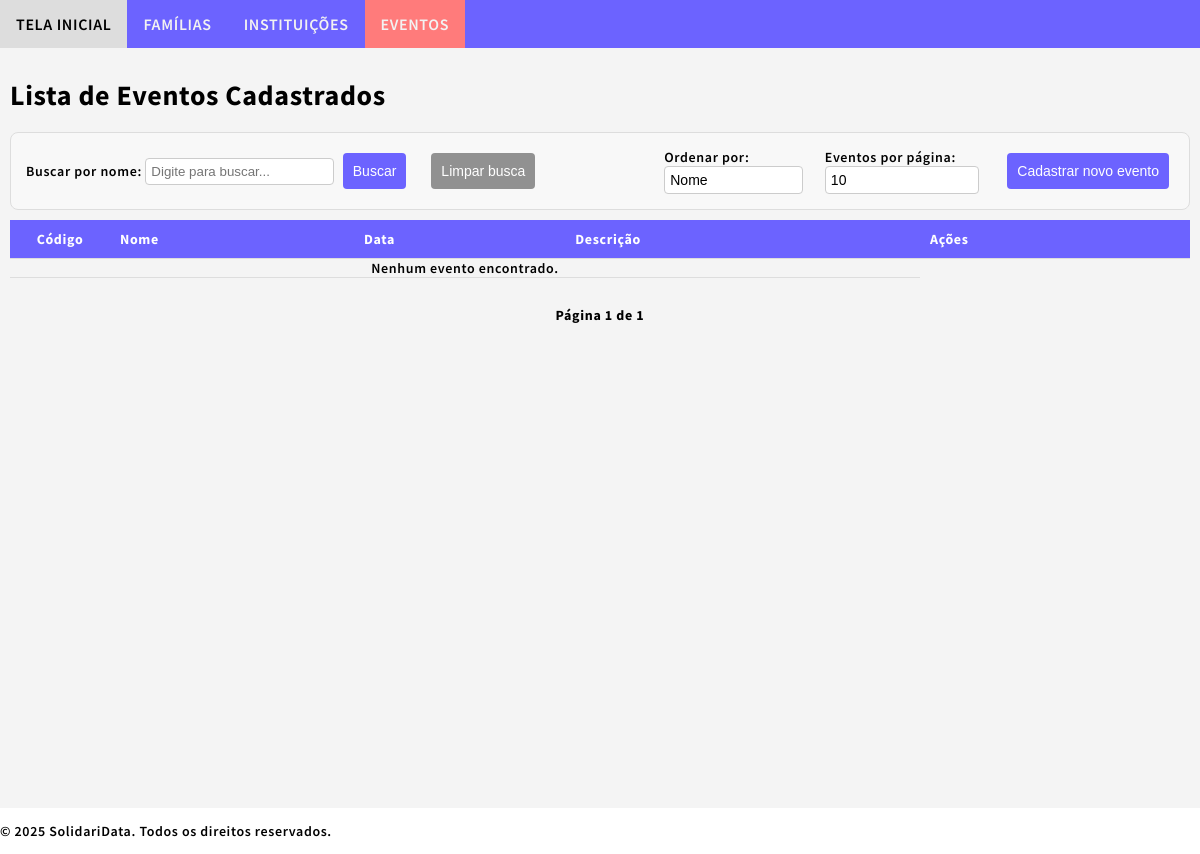
The page /sdata/events/ on the database as committed earlier.
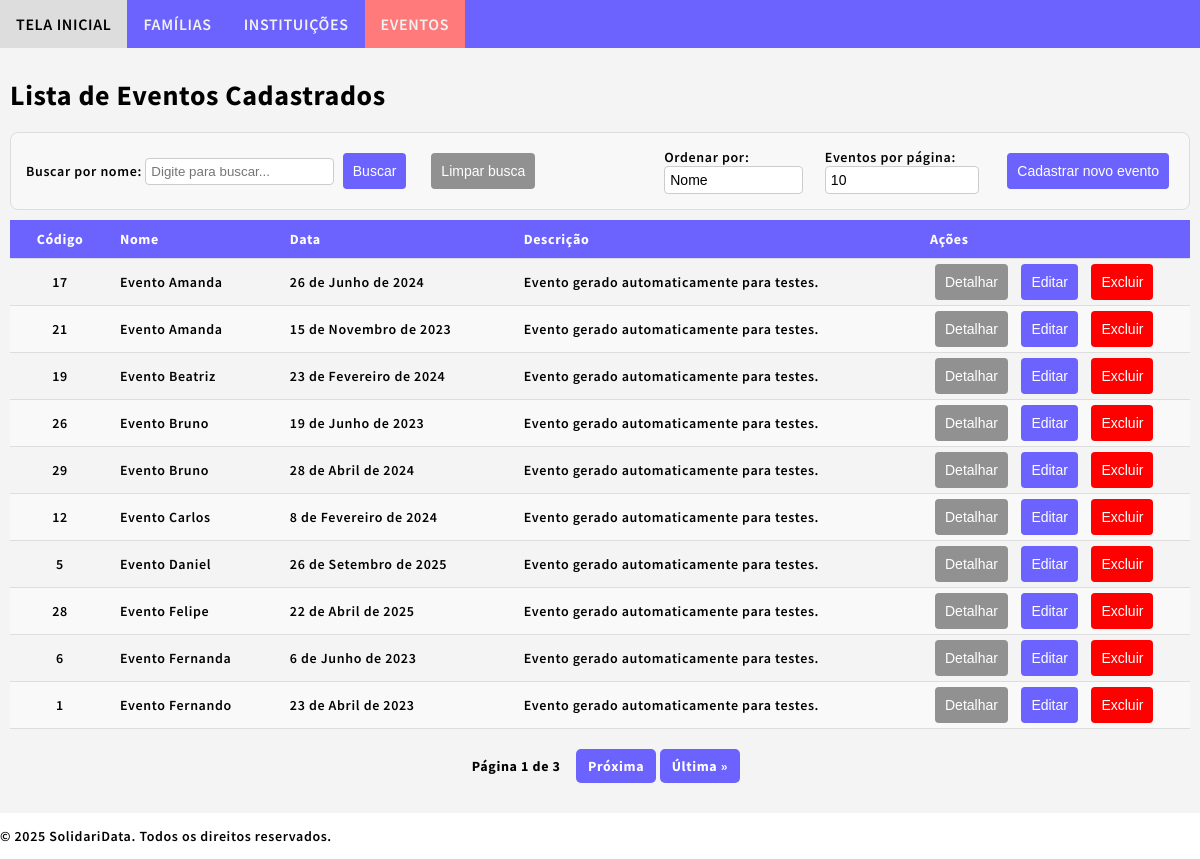
The same page on the database as committed later.
### sdata/models.py (models this page shows, shortened)
class Event(models.Model):
    event_id = models.AutoField(primary_key=True)
    event_name = models.CharField(max_length=100, db_index=True)
    event_date = models.DateField()
    event_location_street = models.CharField(max_length=65)
    event_location_number = models.CharField(max_length=10)
    event_location_neighborhood = models.CharField(max_length=65)
    event_location_city = models.CharField(max_length=65)
    event_location_state = models.CharField(max_length=2, choices=Family.BRAZILIAN_STATES, blank=True, default='SP')
    event_location_zipcode = models.CharField(max_length=10, blank=True)
    event_location_complement = models.CharField(max_length=255, blank=True)
    event_institution = models.ForeignKey(
        Institution,
        on_delete=models.SET_NULL,  # Use SET_NULL to allow the field to be null if the institution is deleted
        blank=True,
        null=True,  # Add null=True to allow null values
        related_name="events"
    )
    event_website = models.URLField(blank=True)
    event_social_media = models.CharField(max_length=255, blank=True)
    event_contact_person = models.CharField(max_length=100, blank=True)
    event_contact_phone = models.CharField(max_length=15, blank=True)
    event_contact_email = models.EmailField(blank=True)
    event_description = models.TextField(blank=True)
    event_note = models.TextField(blank=True)
    event_created = models.DateTimeField(auto_now_add=True)
    event_updated = models.DateTimeField(auto_now=True)

### sdata/views.py (the view)
# urls.py: path('sdata/events/', views.event_list, name='event_list'),
def event_list(request):
    search_query = request.GET.get('search', '').lower()
    search_query_normalized = remove_accents(search_query)  # Normalize the search term
    order_by = request.GET.get('order_by', 'event_name')  # Default ordering
    per_page = request.GET.get('per_page', '10')  # Default page size is 10
    events = [e for e in Event.objects.all().order_by(order_by) if
              remove_accents(e.event_name.lower()).find(search_query_normalized) != -1
              ]
    paginator = Paginator(events, int(per_page))
    page_number = request.GET.get('page')
    page_obj = paginator.get_page(page_number)
    return render(request, 'sdata/event_list.html', {
        'page_obj': page_obj,
        'order_by': order_by,
        'per_page': per_page,
        'search_query': search_query,
    })

### sdata/views.py (called while the page is built)
def remove_accents(input_str):
    return ''.join(
        c for c in unicodedata.normalize('NFD', input_str)
        if unicodedata.category(c) != 'Mn'
    )

### sdata/templates/sdata/event_list.html (shortened to what this page needs)
{% extends "sdata/base.html" %}
{% block content %}
<h1>Lista de Eventos Cadastrados</h1>
<div class="list-view-functions">
    <div>
        <form method="get">
            <label for="search" style="align-self: flex-start;">Buscar por nome:</label>
            <input type="text" name="search" id="search" value="{{ search_query }}" placeholder="Digite para buscar...">
            <button type="submit" class="btn-primary">Buscar</button>
        </form>
    </div>
    <div>
        <form method="get">
            <button type="submit" class="btn-secondary">Limpar busca</button>
        </form>
    </div>
    <div>
        <form method="get">
            <label for="order_by">Ordenar por:</label>
            <select name="order_by" id="order_by" onchange="this.form.submit()">
                <option value="event_name" {% if order_by == 'event_name' %}selected{% endif %}>Nome</option>
            </select>
        </form>
    </div>
    <div>
        <form method="get">
            <label for="per_page">Eventos por página:</label>
            <select name="per_page" id="per_page" onchange="this.form.submit()">
                <option value="10" {% if per_page == '10' %}selected{% endif %}>10</option>
            </select>
        </form>
    </div>
    <div>
        <button type="button" class="btn-primary" onclick="window.location.href='{% url 'event_create' %}'">
            Cadastrar novo evento
        </button>
    </div>
</div>
<table>
    <thead>
        <tr>
            <th>Código</th>
            <th>Nome</th>
            <th>Data</th>
            <th>Descrição</th>
            <th>Ações</th>
        </tr>
    </thead>
    <tbody>
        {% for event in page_obj %}
        <tr>
            <td>{{ event.event_id }}</td>
            <td>{{ event.event_name }}</td>
            <td>{{ event.event_date }}</td>
            <td>{{ event.event_description }}</td>
            <td>
                <button type="button" class="btn-secondary" onclick="window.location.href='{% url 'event_detail' event.pk %}'">
                    Detalhar
                </button>
                <button type="button" class="btn-primary" onclick="window.location.href='{% url 'event_update' event.pk %}'">
                    Editar
                </button>
                <button type="button" class="btn-danger" onclick="window.location.href='{% url 'event_delete' event.pk %}'">
                    Excluir
                </button>
            </td>
        </tr>
        {% empty %}
        <tr>
            <td colspan="4" style="text-align: center;">Nenhum evento encontrado.</td>
        </tr>
        {% endfor %}
    </tbody>
</table>
<div class="pagination">
    <span class="step-links">
        <span>Página {{ page_obj.number }} de {{ page_obj.paginator.num_pages }}</span>
        {% if page_obj.has_next %}
        <a href="?page={{ page_obj.next_page_number }}&order_by={{ order_by }}&per_page={{ per_page }}&search={{ search_query }}">Próxima</a>
        <a href="?page={{ page_obj.paginator.num_pages }}&order_by={{ order_by }}&per_page={{ per_page }}&search={{ search_query }}">Última &raquo;</a>
        {% endif %}
    </span>
</div>
{% endblock %}

Rows that differ between the two databases and show on the page:
added Event: event_id "17", event_name "Evento Amanda", event_date "26 de Junho de 2024", event_description "Evento gerado automaticamente para testes."
added Event: event_id "21", event_name "Evento Amanda", event_date "15 de Novembro de 2023", event_description "Evento gerado automaticamente para testes."
added Event: event_id "19", event_name "Evento Beatriz", event_date "23 de Fevereiro de 2024", event_description "Evento gerado automaticamente para testes."
added Event: event_id "26", event_name "Evento Bruno", event_date "19 de Junho de 2023", event_description "Evento gerado automaticamente para testes."
added Event: event_id "29", event_name "Evento Bruno", event_date "28 de Abril de 2024", event_description "Evento gerado automaticamente para testes."
added Event: event_id "12", event_name "Evento Carlos", event_date "8 de Fevereiro de 2024", event_description "Evento gerado automaticamente para testes."
added Event: event_id "5", event_name "Evento Daniel", event_date "26 de Setembro de 2025", event_description "Evento gerado automaticamente para testes."
added Event: event_id "28", event_name "Evento Felipe", event_date "22 de Abril de 2025", event_description "Evento gerado automaticamente para testes."
added Event: event_id "6", event_name "Evento Fernanda", event_date "6 de Junho de 2023", event_description "Evento gerado automaticamente para testes."
added Event: event_id "1", event_name "Evento Fernando", event_date "23 de Abril de 2023", event_description "Evento gerado automaticamente para testes."
Other text that changed with them:
{{ page_obj.paginator.num_pages }}: "1" → "3"
text no longer shown: "Nenhum evento encontrado."
text now shown: "Próxima Última »"
